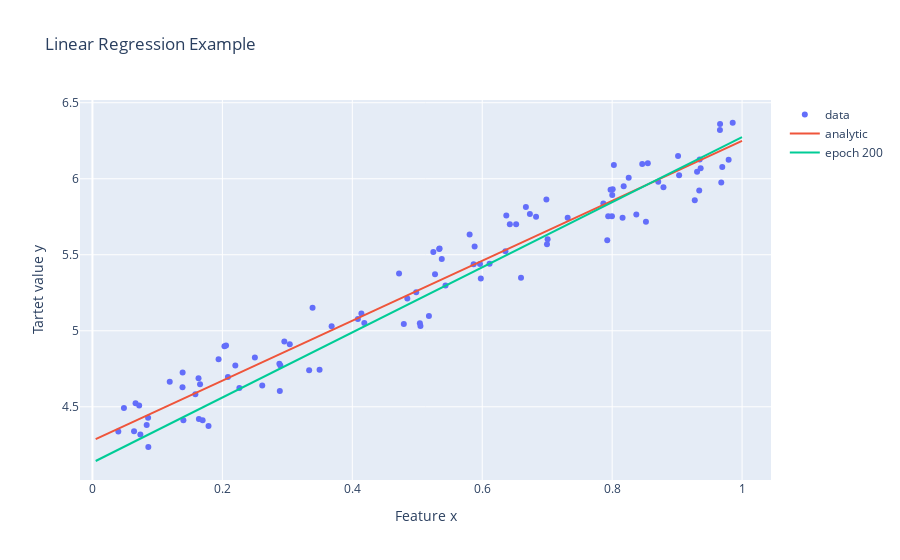

Notebook code cell kept with this figure:
### Code cell
# using closed form solution (analytic)
n_samples = 100
noise = np.random.rand(n_samples) * 0.5
w_or , b_or = 2, 4
x_or = np.random.rand(n_samples)
y_or = w_or * x_or + b_or

x = x_or
y = y_or + noise
X = x.reshape(-1,1)
X = np.hstack((X, np.ones((X.shape[0],1))))
from numpy.linalg import inv
coeffs = inv(X.transpose().dot(X)).dot(X.transpose()).dot(y)
print(coeffs)
fig = go.Figure(data=[go.Scatter(x=x, y=y, mode='markers', name='data'),
                      go.Scatter(x=x_space, y=coeffs[0] * x_space + coeffs[1], name="analytic"),
                      go.Scatter(x=x_space, y=y_200, name="epoch 200")],
                layout=go.Layout(title='Linear Regression Example',
                                           xaxis=dict(title="Feature x",), 
                                           yaxis=dict(title="Tartet value y",)))
plotly.offline.iplot(fig)
